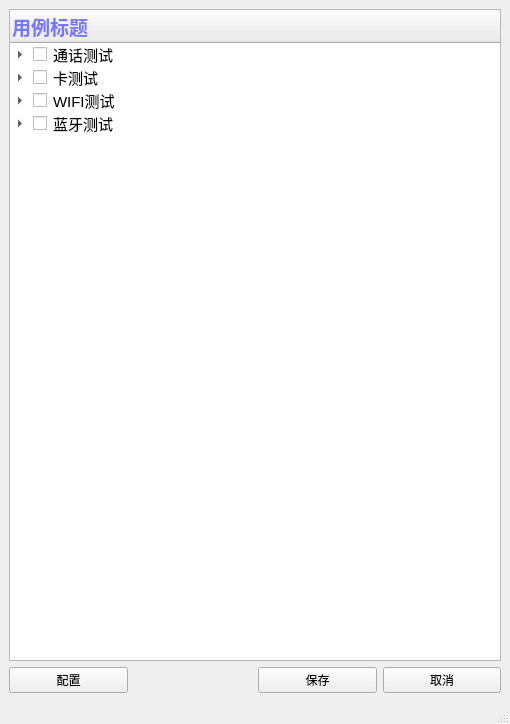
<?xml version="1.0" encoding="UTF-8"?>
<ui version="4.0">
 <class>Testcase_table</class>
 <widget class="QMainWindow" name="Testcase_table">
  <property name="geometry">
   <rect>
    <x>0</x>
    <y>0</y>
    <width>510</width>
    <height>724</height>
   </rect>
  </property>
  <property name="windowTitle">
   <string>用例表</string>
  </property>
  <property name="unifiedTitleAndToolBarOnMac">
   <bool>false</bool>
  </property>
  <widget class="QWidget" name="centralwidget">
   <layout class="QGridLayout" name="gridLayout">
    <item row="1" column="3">
     <widget class="QPushButton" name="Btn_cancel_case">
      <property name="font">
       <font>
        <family>微软雅黑</family>
       </font>
      </property>
      <property name="text">
       <string>取消</string>
      </property>
     </widget>
    </item>
    <item row="1" column="0">
     <widget class="QPushButton" name="Btn_set_case">
      <property name="font">
       <font>
        <family>微软雅黑</family>
       </font>
      </property>
      <property name="text">
       <string>配置</string>
      </property>
     </widget>
    </item>
    <item row="0" column="0" colspan="4">
     <widget class="QTreeWidget" name="TreeWidget_case">
      <property name="setItemWidget" stdset="0">
       <string>hello</string>
      </property>
      <column>
       <property name="text">
        <string>用例标题</string>
       </property>
       <property name="font">
        <font>
         <family>微软雅黑</family>
         <pointsize>14</pointsize>
         <weight>75</weight>
         <bold>true</bold>
         <stylestrategy>PreferDefault</stylestrategy>
        </font>
       </property>
       <property name="background">
        <color>
         <red>255</red>
         <green>170</green>
         <blue>127</blue>
        </color>
       </property>
       <property name="foreground">
        <brush brushstyle="SolidPattern">
         <color alpha="200">
          <red>85</red>
          <green>85</green>
          <blue>255</blue>
         </color>
        </brush>
       </property>
      </column>
      <item>
       <property name="text">
        <string>通话测试</string>
       </property>
       <property name="font">
        <font>
         <family>微软雅黑</family>
         <pointsize>11</pointsize>
        </font>
       </property>
       <property name="checkState">
        <enum>Unchecked</enum>
       </property>
       <item>
        <property name="text">
         <string>主叫主挂</string>
        </property>
        <property name="font">
         <font>
          <family>微软雅黑</family>
          <pointsize>11</pointsize>
         </font>
        </property>
        <property name="checkState">
         <enum>Unchecked</enum>
        </property>
       </item>
       <item>
        <property name="text">
         <string>主叫被挂</string>
        </property>
        <property name="font">
         <font>
          <family>微软雅黑</family>
          <pointsize>11</pointsize>
         </font>
        </property>
        <property name="checkState">
         <enum>Unchecked</enum>
        </property>
       </item>
       <item>
        <property name="text">
         <string>主叫拒接</string>
        </property>
        <property name="font">
         <font>
          <family>微软雅黑</family>
          <pointsize>11</pointsize>
         </font>
        </property>
        <property name="checkState">
         <enum>Unchecked</enum>
        </property>
       </item>
       <item>
        <property name="text">
         <string>主叫未接</string>
        </property>
        <property name="font">
         <font>
          <family>微软雅黑</family>
          <pointsize>11</pointsize>
         </font>
        </property>
        <property name="checkState">
         <enum>Unchecked</enum>
        </property>
       </item>
      </item>
      <item>
       <property name="text">
        <string>卡测试</string>
       </property>
       <property name="font">
        <font>
         <pointsize>11</pointsize>
        </font>
       </property>
       <property name="checkState">
        <enum>Unchecked</enum>
       </property>
       <item>
        <property name="text">
         <string>SIM卡检测</string>
        </property>
        <property name="font">
         <font>
          <pointsize>11</pointsize>
         </font>
        </property>
        <property name="checkState">
         <enum>Unchecked</enum>
        </property>
       </item>
       <item>
        <property name="text">
         <string>SD卡检测</string>
        </property>
        <property name="font">
         <font>
          <pointsize>11</pointsize>
         </font>
        </property>
        <property name="checkState">
         <enum>Unchecked</enum>
        </property>
       </item>
      </item>
      <item>
       <property name="text">
        <string>WIFI测试</string>
       </property>
       <property name="font">
        <font>
         <pointsize>11</pointsize>
        </font>
       </property>
       <property name="checkState">
        <enum>Unchecked</enum>
       </property>
       <property name="flags">
        <set>ItemIsSelectable|ItemIsDragEnabled|ItemIsDropEnabled|ItemIsUserCheckable|ItemIsEnabled|ItemIsTristate</set>
       </property>
       <item>
        <property name="text">
         <string>WIFI开关</string>
        </property>
        <property name="font">
         <font>
          <pointsize>11</pointsize>
         </font>
        </property>
        <property name="checkState">
         <enum>Unchecked</enum>
        </property>
        <property name="flags">
         <set>ItemIsDragEnabled|ItemIsDropEnabled|ItemIsUserCheckable|ItemIsEnabled</set>
        </property>
       </item>
       <item>
        <property name="text">
         <string>WIFI连接</string>
        </property>
        <property name="font">
         <font>
          <pointsize>11</pointsize>
         </font>
        </property>
        <property name="checkState">
         <enum>Unchecked</enum>
        </property>
       </item>
      </item>
      <item>
       <property name="text">
        <string>蓝牙测试</string>
       </property>
       <property name="font">
        <font>
         <pointsize>11</pointsize>
        </font>
       </property>
       <property name="checkState">
        <enum>Unchecked</enum>
       </property>
       <item>
        <property name="text">
         <string>蓝牙开关</string>
        </property>
        <property name="font">
         <font>
          <pointsize>11</pointsize>
         </font>
        </property>
        <property name="checkState">
         <enum>Unchecked</enum>
        </property>
       </item>
       <item>
        <property name="text">
         <string>蓝牙连接</string>
        </property>
        <property name="font">
         <font>
          <pointsize>11</pointsize>
         </font>
        </property>
        <property name="checkState">
         <enum>Unchecked</enum>
        </property>
       </item>
      </item>
     </widget>
    </item>
    <item row="1" column="2">
     <widget class="QPushButton" name="Btn_save_case">
      <property name="font">
       <font>
        <family>微软雅黑</family>
       </font>
      </property>
      <property name="text">
       <string>保存</string>
      </property>
     </widget>
    </item>
   </layout>
  </widget>
  <widget class="QStatusBar" name="statusbar"/>
 </widget>
 <resources/>
 <connections/>
</ui>
